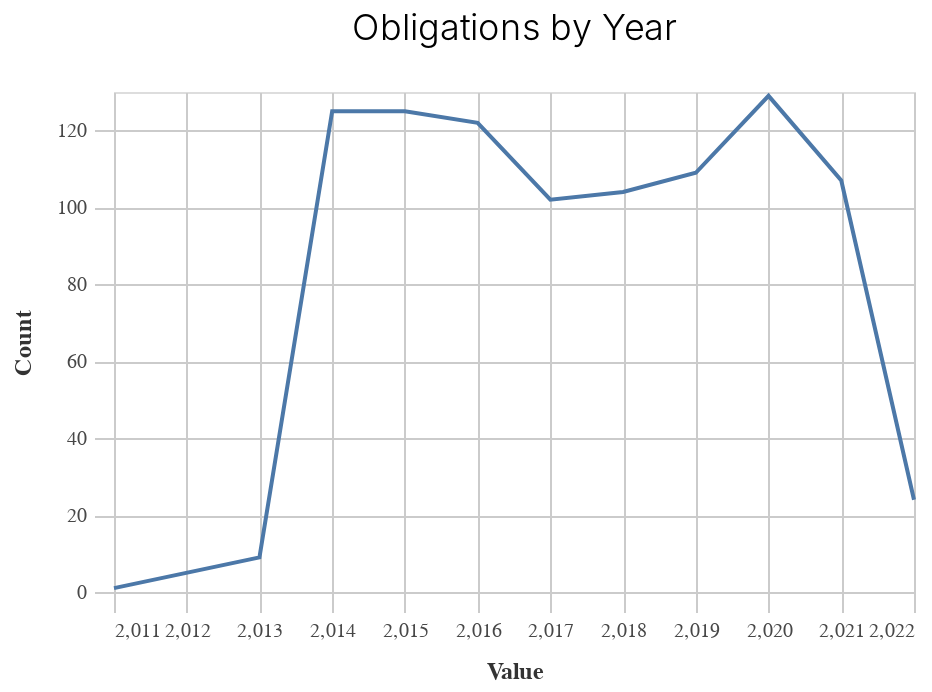

Here is the notebook cell this chart was saved with:
### Markdown cell above
### Chart

### Code cell
_dla_utils.basic_line_chart((df_top>>filter(_.variable=='prepared_y')), 'value', 'count', subset, 'Obligations by Year')

### Figure 1 — Vega-Lite specification as saved in the notebook (floating-point values rounded to 4 significant figures)
{"config": {"view": {"continuousWidth": 400, "continuousHeight": 300}, "axis": {"domainColor": "#cbcbcb", "grid": true, "gridColor": "#cbcbcb", "gridWidth": 1, "labelColor": "#474747", "labelFont": "Nunito Sans", "labelFontSize": 10, "labelPadding": 4, "tickColor": "#cbcbcb", "tickSize": 10, "titleColor": "#333", "titleFont": "Raleway", "titleFontSize": 12, "titlePadding": 10}, "axisBand": {"grid": false}, "background": "white", "font": "Raleway", "header": {"labelFont": "Nunito Sans", "titleFont": "Raleway"}, "legend": {"labelColor": "#333", "labelFont": "Nunito Sans", "labelFontSize": 11, "labelLimit": 0, "padding": 1, "symbolSize": 30, "symbolType": "square", "titleColor": "#333", "titleFont": "Raleway", "titleFontSize": 14, "titlePadding": 10}, "title": {"anchor": "middle", "font": "Raleway", "fontSize": 18, "fontWeight": 300, "offset": 20}}, "data": {"name": "data-1e79154c967176754fe7ee0938763429"}, "mark": "line", "encoding": {"x": {"field": "value", "title": "Value", "type": "quantitative"}, "y": {"field": "count", "title": "Count", "type": "quantitative"}}, "height": 250, "title": "Obligations by Year", "width": 400, "$schema": "https://vega.github.io/schema/vega-lite/v4.17.0.json", "datasets": {"data-1e79154c967176754fe7ee0938763429": [{"value": 2020.0, "count": 129, "variable": "prepared_y"}, {"value": 2014.0, "count": 125, "variable": "prepared_y"}, {"value": 2015.0, "count": 125, "variable": "prepared_y"}, {"value": 2016.0, "count": 122, "variable": "prepared_y"}, {"value": 2019.0, "count": 109, "variable": "prepared_y"}, {"value": 2021.0, "count": 107, "variable": "prepared_y"}, {"value": 2018.0, "count": 104, "variable": "prepared_y"}, {"value": 2017.0, "count": 102, "variable": "prepared_y"}, {"value": 2022.0, "count": 24, "variable": "prepared_y"}, {"value": 2013.0, "count": 9, "variable": "prepared_y"}, {"value": 2011.0, "count": 1, "variable": "prepared_y"}]}}
